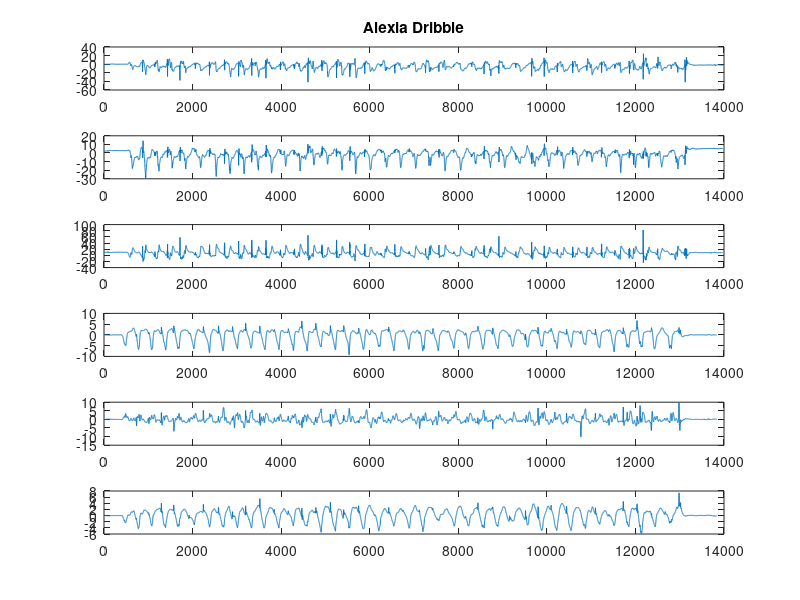

This figure's MATLAB source:


Ax = importdata("ax.txt"); 
Ay = importdata("ay.txt");
Az = importdata("az.txt");
Gx = importdata("gx.txt");
Gy = importdata("gy.txt");
Gz = importdata("gz.txt");
A = linspace(0,numel(Ax));
G = linspace(0,numel(Gx));

figure;
subplot(6,1,1);
plot(Ax);title('Alexia Dribble')
subplot(6,1,2);
plot(Ay);
subplot(6,1,3);
plot(Az);
subplot(6,1,4);
plot(Gx);
subplot(6,1,5);
plot(Gy);
subplot(6,1,6);
plot(Gz);
